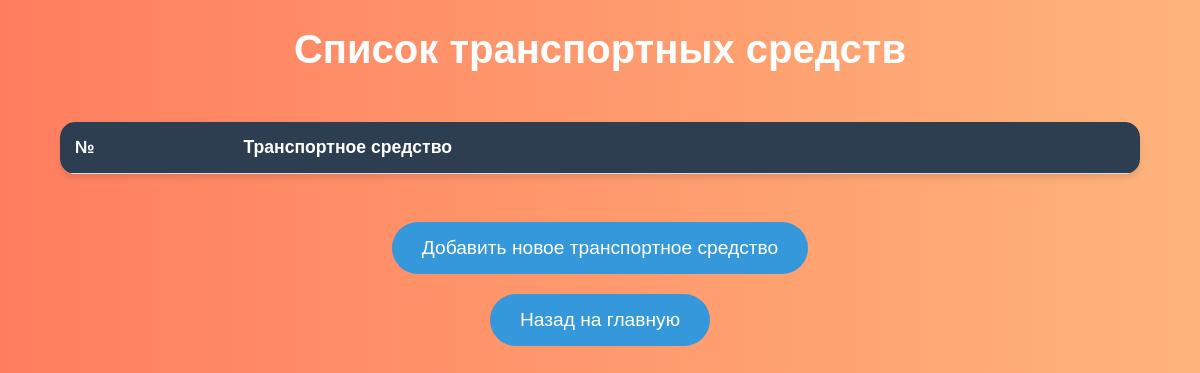
Before: /vehicles/ with the older database file.
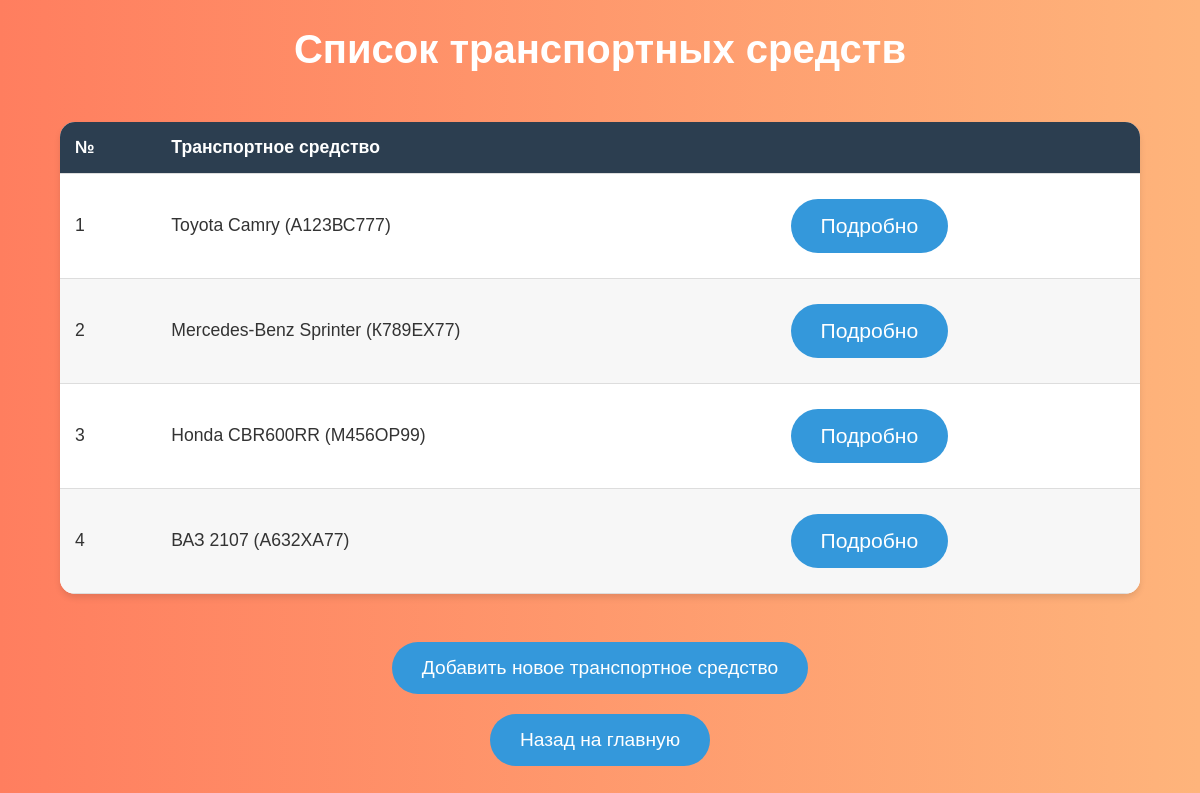
After: the same page with the newer database file.
### lab7app/models.py (models this page shows)
class Vehicle(models.Model):
    vehicle_id = models.AutoField(primary_key=True)
    type = models.CharField(max_length=255)
    model = models.CharField(max_length=255)
    brand = models.CharField(max_length=255)
    manufacture_year = models.IntegerField()
    registration_number = models.CharField(max_length=255, unique=True)
    def __str__(self):
        return f"{self.brand} {self.model} ({self.registration_number})"

### lab7app/views.py (the view)
# urls.py: path('vehicles/', views.vehicles, name='vehicles'),
def vehicles(request):
    vehicles = Vehicle.objects.all()
    return render(request, 'vehicles.html', {'vehicles': vehicles})

### lab7app/templates/vehicles.html (shortened to what this page needs)
{% load static %}
<!DOCTYPE html>
<html lang="ru">
<head>
    <link rel="stylesheet" href="{% static 'styles.css' %}">
</head>
<body class="vehicles">
    <h1>Список транспортных средств</h1>
    <table>
        <thead>
            <tr>
                <th>№</th>
                <th>Транспортное средство</th>
                <th></th>
            </tr>
        </thead>
        <tbody>
            {% for vehicle in vehicles %}
            <tr>
                <td>{{ forloop.counter }}</td>
                <td>{{ vehicle }}</td>
                <td>
                    <a href="{% url 'vehicle_detail' vehicle.vehicle_id %}">
                        <button>Подробно</button>
                    </a>
                </td>
            </tr>
            {% endfor %}
        </tbody>
    </table>
    <br>
    <a href="{% url 'add_vehicle' %}">
        <button>Добавить новое транспортное средство</button>
    </a>
    <a href="{% url 'home' %}">
        <button>Назад на главную</button>
    </a>
</body>
</html>

Changed rows visible on the page:
added Vehicle: brand+model+registration_number "Toyota Camry (А123ВС777)"
added Vehicle: brand+model+registration_number "Mercedes-Benz Sprinter (К789ЕХ77)"
added Vehicle: brand+model+registration_number "Honda CBR600RR (М456ОР99)"
added Vehicle: brand+model+registration_number "ВАЗ 2107 (А632ХА77)"
